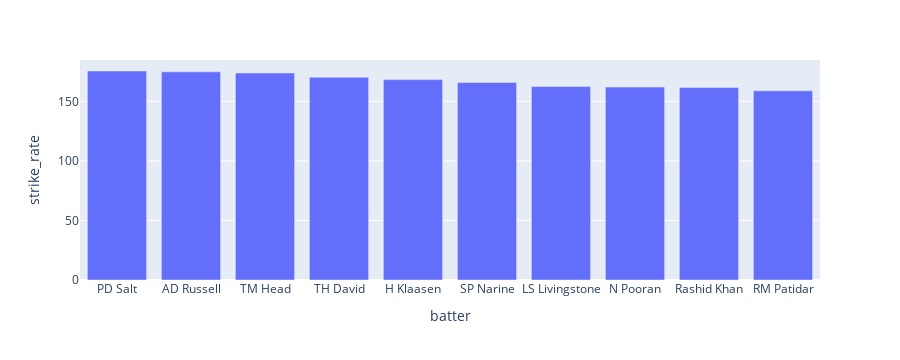

The cell this chart's notebook holds for it:
### Markdown cell above
#### 92 D Conway has the highest Batting Average i.e 48 average followed by Sai Sudharsan(47 average and KL Rahul(44 average) (minimum 20 innings played).

### Code cell
a=merge_df.groupby(["batter"])["batsman_runs"].sum().reset_index() # total run score by each batsman

b=merge_df[(merge_df["extras_type"]!="wides") & (merge_df["extras_type"]!="penalty" )]["batter"].value_counts().reset_index() #Total no of balls each batsman played

a=a.merge(b,on="batter")

a=a[a["count"]>=300] # minimum 300 balls should played

a["strike_rate"] = (a["batsman_runs"]/a["count"])*100

px.bar(a.sort_values(by="strike_rate",ascending=False).head(10),x="batter",y="strike_rate")

### Figure 1 — Plotly figure (JSON) as saved in the notebook; plotly's stock layout.template omitted (floating-point values rounded to 4 significant figures)
{"data": [{"alignmentgroup": "True", "hovertemplate": "batter=%{x}<br>strike_rate=%{y}<extra></extra>", "legendgroup": "", "marker": {"color": "#636efa", "pattern": {"shape": ""}}, "name": "", "offsetgroup": "", "orientation": "v", "showlegend": false, "textposition": "auto", "type": "bar", "x": ["PD Salt", "AD Russell", "TM Head", "TH David", "H Klaasen", "SP Narine", "LS Livingstone", "N Pooran", "Rashid Khan", "RM Patidar"], "xaxis": "x", "y": [175.5, 174.8, 173.9, 170.3, 168.3, 165.8, 162.5, 162.0, 161.7, 158.8], "yaxis": "y"}], "layout": {"autosize": true, "barmode": "relative", "height": 360, "legend": {"tracegroupgap": 0}, "margin": {"t": 60}, "xaxis": {"anchor": "y", "autorange": true, "domain": [0, 1], "range": [-0.5, 9.5], "title": {"text": "batter"}, "type": "category"}, "yaxis": {"anchor": "x", "autorange": true, "domain": [0, 1], "range": [0, 184.8], "title": {"text": "strike_rate"}, "type": "linear"}}}
